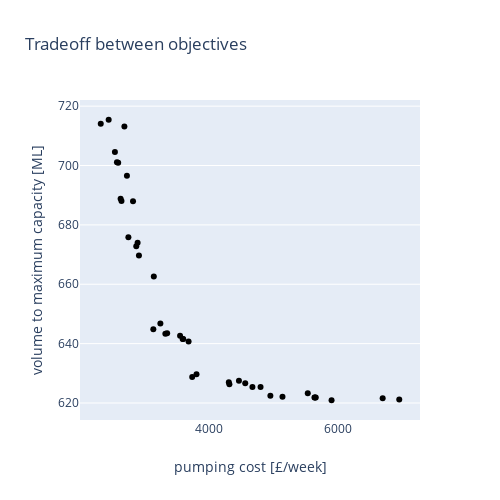

The code cell stored with this chart in its notebook:
### Markdown cell above
Plot the Pareto Front

### Code cell
# First we define the traces (layers of data)
trace_3 = go.Scatter(x       = results1_optim_3,
                      y       = results2_optim_3,
                      name    = None,
                      mode    = 'markers',
                      marker  = dict(color='black'))
# Then the figure layout
layout_3 = go.Layout(title  = 'Tradeoff between objectives',
                     xaxis  = dict(showgrid=False,title = 'pumping cost [£/week]'),
                     yaxis  = dict(title = 'volume to maximum capacity [ML]'),
                     width  = 500, 
                     height = 500)
# Finally we plot figure using the pre-defined layout and traces
fig_3 = go.Figure(data=[trace_3],
                  layout = layout_3)
fig_3

### Figure 1 — Plotly figure (JSON) as saved in the notebook; plotly's stock layout.template omitted (floating-point values rounded to 4 significant figures)
{"data": [{"marker": {"color": "black"}, "mode": "markers", "type": "scatter", "x": [5900.0, 2325.0, 3140.0, 2917.0, 3742.0, 2753.0, 2545.0, 5140.0, 4309.0, 3686.0, 2646.0, 2633.0, 5635.0, 2595.0, 4674.0, 3326.0, 4952.0, 4318.0, 2875.0, 4800.0, 3554.0, 5655.0, 2576.0, 3603.0, 3593.0, 6948.0, 2448.0, 3147.0, 6691.0, 2731.0, 3808.0, 2825.0, 3249.0, 5645.0, 2692.0, 4465.0, 2896.0, 3354.0, 5531.0, 4563.0], "y": [620.9, 714.0, 644.8, 669.7, 628.7, 675.9, 704.5, 622.1, 626.9, 640.7, 688.0, 688.8, 621.8, 700.9, 625.4, 643.3, 622.5, 626.3, 672.8, 625.4, 642.6, 621.8, 701.1, 641.6, 641.6, 621.2, 715.4, 662.6, 621.6, 696.5, 629.7, 688.0, 646.8, 621.8, 713.1, 627.5, 674.0, 643.5, 623.3, 626.7]}], "layout": {"height": 500, "title": {"text": "Tradeoff between objectives"}, "width": 500, "xaxis": {"showgrid": false, "title": {"text": "pumping cost [£/week]"}}, "yaxis": {"title": {"text": "volume to maximum capacity [ML]"}}}}
